Frame 1 (no input): blank canvas, image omitted
Frame 60 (the mouse pressed at the canvas centre just before this capture): blank canvas, image omitted
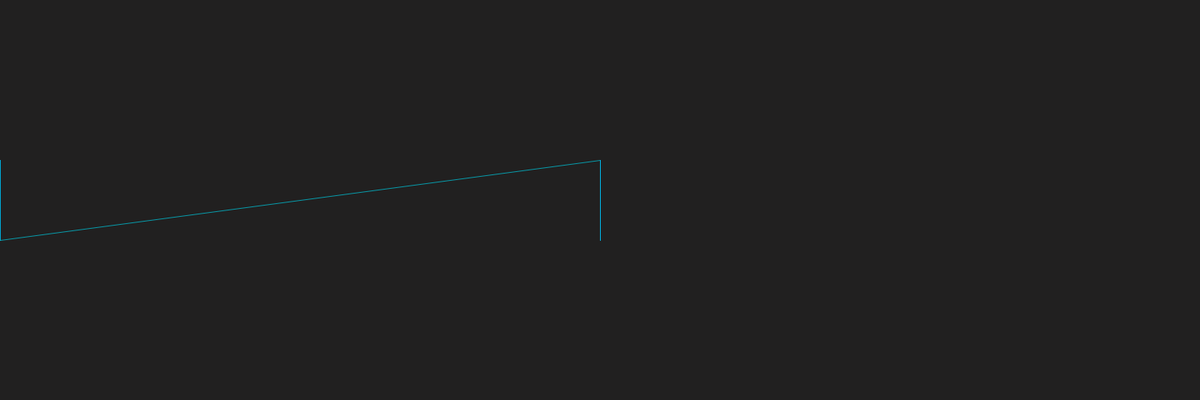
Frame 120 (the mouse held since frame 60 and released just before this capture)

The Processing sketch whose frames 1 and 60 were blank and that drew this single picture after the mouse press (run headless with seeded random() and noise(); from frame 60 on, the mouse is pressed at the canvas centre):

// Processing sketch: processing_135204
// ── processing_135204.pde


void setup(){
size (1500,500);
background(33,32,32);
}
 
 
 void draw() {
 
  line(mouseX, 200, pmouseX, 300);
  stroke(0,150+random(0,50),200+random(0,55),255+random(-155,0));
  
  }
